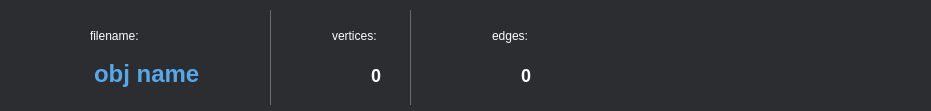
    <widget class="QFrame" name="footer">
     <property name="geometry">
      <rect>
       <x>-1</x>
       <y>609</y>
       <width>931</width>
       <height>111</height>
      </rect>
     </property>
     <property name="styleSheet">
      <string notr="true">background-color: rgb(44, 45, 48);
border-radius: 0;</string>
     </property>
     <property name="frameShape">
      <enum>QFrame::StyledPanel</enum>
     </property>
     <property name="frameShadow">
      <enum>QFrame::Raised</enum>
     </property>
     <widget class="QFrame" name="obj_info">
      <property name="geometry">
       <rect>
        <x>0</x>
        <y>10</y>
        <width>571</width>
        <height>121</height>
       </rect>
      </property>
      <property name="styleSheet">
       <string notr="true">image: none;
color: rgb(255, 255, 255);
</string>
      </property>
      <property name="frameShape">
       <enum>QFrame::StyledPanel</enum>
      </property>
      <property name="frameShadow">
       <enum>QFrame::Raised</enum>
      </property>
      <widget class="QFrame" name="frame_2">
       <property name="geometry">
        <rect>
         <x>30</x>
         <y>0</y>
         <width>231</width>
         <height>91</height>
        </rect>
       </property>
       <property name="frameShape">
        <enum>QFrame::StyledPanel</enum>
       </property>
       <property name="frameShadow">
        <enum>QFrame::Raised</enum>
       </property>
       <widget class="QLabel" name="filename_title">
        <property name="geometry">
         <rect>
          <x>60</x>
          <y>10</y>
          <width>61</width>
          <height>31</height>
         </rect>
        </property>
        <property name="text">
         <string>filename:</string>
        </property>
       </widget>
       <widget class="QLabel" name="filename_ico">
        <property name="geometry">
         <rect>
          <x>10</x>
          <y>10</y>
          <width>41</width>
          <height>31</height>
         </rect>
        </property>
        <property name="styleSheet">
         <string notr="true">image: url(:/res/assets/img/filename.svg);</string>
        </property>
        <property name="text">
         <string/>
        </property>
       </widget>
       <widget class="QLineEdit" name="filename_val">
        <property name="geometry">
         <rect>
          <x>62</x>
          <y>43</y>
          <width>171</width>
          <height>41</height>
         </rect>
        </property>
        <property name="styleSheet">
         <string notr="true">font-size: 24px;
font-weight: bold;
color: rgba(91, 181, 255, 0.9);</string>
        </property>
        <property name="text">
         <string>obj name</string>
        </property>
        <property name="readOnly">
         <bool>true</bool>
        </property>
        <property name="cursorMoveStyle">
         <enum>Qt::LogicalMoveStyle</enum>
        </property>
       </widget>
      </widget>
      <widget class="QFrame" name="frame_3">
       <property name="geometry">
        <rect>
         <x>280</x>
         <y>0</y>
         <width>121</width>
         <height>91</height>
        </rect>
       </property>
       <property name="frameShape">
        <enum>QFrame::StyledPanel</enum>
       </property>
       <property name="frameShadow">
        <enum>QFrame::Raised</enum>
       </property>
       <widget class="QLabel" name="vert_title">
        <property name="geometry">
         <rect>
          <x>52</x>
          <y>10</y>
          <width>61</width>
          <height>31</height>
         </rect>
        </property>
        <property name="text">
         <string>vertices:</string>
        </property>
       </widget>
       <widget class="QLabel" name="vert_ico">
        <property name="geometry">
         <rect>
          <x>10</x>
          <y>10</y>
          <width>41</width>
          <height>31</height>
         </rect>
        </property>
        <property name="styleSheet">
         <string notr="true">image: url(:/res/assets/img/vert_ico.svg);</string>
        </property>
        <property name="text">
         <string/>
        </property>
       </widget>
       <widget class="QLabel" name="vert_numb_val">
        <property name="geometry">
         <rect>
          <x>0</x>
          <y>40</y>
          <width>101</width>
          <height>51</height>
         </rect>
        </property>
        <property name="styleSheet">
         <string notr="true">font-size: 18px;
font-weight: bold;</string>
        </property>
        <property name="text">
         <string>0</string>
        </property>
        <property name="alignment">
         <set>Qt::AlignRight|Qt::AlignTrailing|Qt::AlignVCenter</set>
        </property>
       </widget>
      </widget>
      <widget class="QFrame" name="frame_4">
       <property name="geometry">
        <rect>
         <x>440</x>
         <y>0</y>
         <width>121</width>
         <height>91</height>
        </rect>
       </property>
       <property name="frameShape">
        <enum>QFrame::StyledPanel</enum>
       </property>
       <property name="frameShadow">
        <enum>QFrame::Raised</enum>
       </property>
       <widget class="QLabel" name="edges_title">
        <property name="geometry">
         <rect>
          <x>52</x>
          <y>10</y>
          <width>61</width>
          <height>31</height>
         </rect>
        </property>
        <property name="text">
         <string>edges:</string>
        </property>
       </widget>
       <widget class="QLabel" name="edges_ico">
        <property name="geometry">
         <rect>
          <x>10</x>
          <y>10</y>
          <width>41</width>
          <height>31</height>
         </rect>
        </property>
        <property name="styleSheet">
         <string notr="true">image: url(:/res/assets/img/face_ico.svg);</string>
        </property>
        <property name="text">
         <string/>
        </property>
       </widget>
       <widget class="QLabel" name="edges_numb_val">
        <property name="geometry">
         <rect>
          <x>-10</x>
          <y>40</y>
          <width>101</width>
          <height>51</height>
         </rect>
        </property>
        <property name="styleSheet">
         <string notr="true">font-size: 18px;
font-weight: bold;</string>
        </property>
        <property name="text">
         <string>0</string>
        </property>
        <property name="alignment">
         <set>Qt::AlignRight|Qt::AlignTrailing|Qt::AlignVCenter</set>
        </property>
       </widget>
      </widget>
      <widget class="Line" name="delim2">
       <property name="geometry">
        <rect>
         <x>410</x>
         <y>0</y>
         <width>1</width>
         <height>95</height>
        </rect>
       </property>
       <property name="styleSheet">
        <string notr="true">background-color: rgba(255, 255, 255, 0.3);</string>
       </property>
       <property name="orientation">
        <enum>Qt::Vertical</enum>
       </property>
      </widget>
      <widget class="Line" name="delim1">
       <property name="geometry">
        <rect>
         <x>270</x>
         <y>0</y>
         <width>1</width>
         <height>95</height>
        </rect>
       </property>
       <property name="styleSheet">
        <string notr="true">background-color: rgba(255, 255, 255, 0.3);</string>
       </property>
       <property name="orientation">
        <enum>Qt::Vertical</enum>
       </property>
      </widget>
     </widget>
    </widget>
